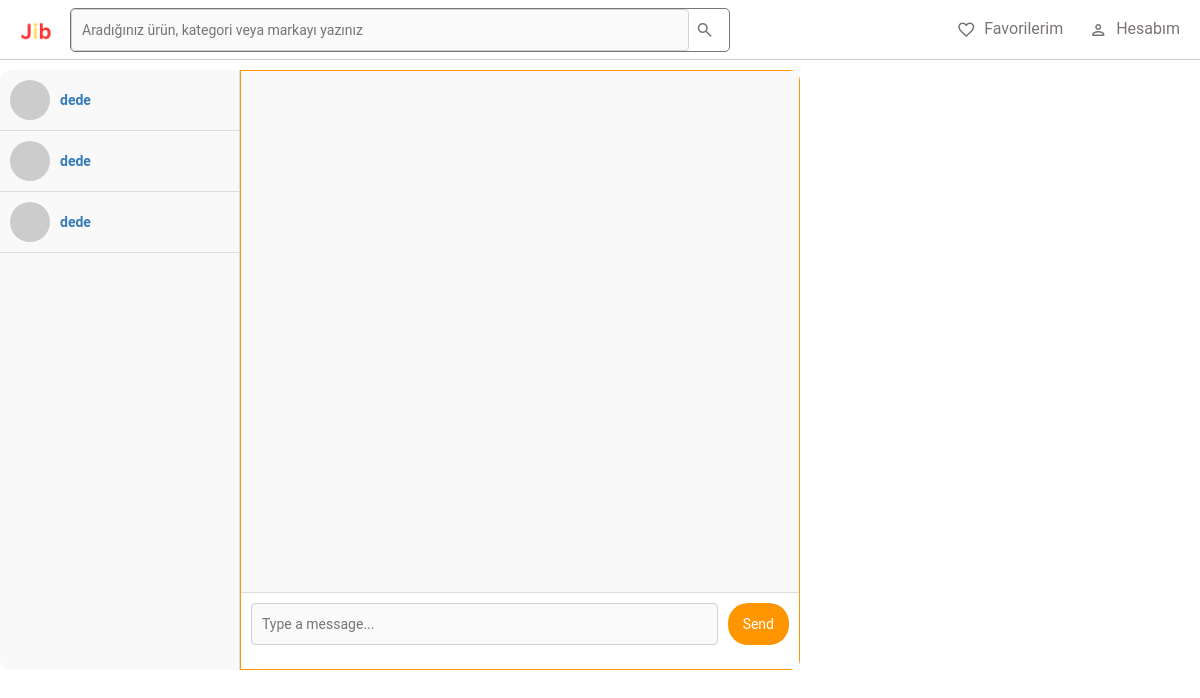
Screenshot of /Jib/message_container/14 (signed in) with the database file from the repository.
### Jib/models.py (models this page shows, shortened)
class User_Message(models.Model):
     sender=models.ForeignKey('Jib.CustomUser' ,related_name='messages' ,on_delete=models.CASCADE)
     receiver=models.ForeignKey('Jib.CustomUser' ,related_name='messagess'  ,on_delete=models.CASCADE)
     restaurant=models.ForeignKey(Restaurant ,related_name='r_messages' ,on_delete=models.CASCADE )
     value=models.CharField(max_length=100 ,default='None')
     date=models.TimeField(auto_now=True)

class CustomUser(AbstractUser):
     is_delivier=models.BooleanField(default=False )
     is_active_f_order=models.BooleanField(default=False)
     is_ban=models.BooleanField(default=False)
     deliver_num=models.IntegerField(default=0)

### Jib/views.py (the view)
# urls.py: path('message_container/<int:user_id>', views.message_container, name='message_container'),
def message_container(request ,user_id):
    user=CustomUser.objects.get(pk=user_id)
    u_messages = User_Message.objects.all()
    AllOfmessages = User_Message.objects.all()
    return render(request ,'restaurant_is_things/m_container.html' ,{'sender':user ,'u_messages': u_messages , 'messages': AllOfmessages})

### Jib/templates/restaurant_is_things/m_container.html (shortened to what this page needs)
{% extends 'main/layout.html' %}
{% block content %}
    <div class="messenger-main-container">
        <div class="messenger-user-list">
            {% for message in messages %}
                    {% if message.receiver == user  %}
                    <div class="messenger-user">
                        <img src="https://via.placeholder.com/40" alt="{{ message.sender.username }}">
                        <div class="messenger-user-info">
                            <a href="{% url 'message_container' message.sender.id %}">
                                <span class="messenger-name">{{ message.sender.username }}</span>
                            </a>
                        </div>
                    </div>
                    {% endif %}
            {% endfor %}
           </div>
        <div class="messenger-chat-container">
            <div class="messenger-messages">
            </div>
            <div class="messenger-input-container">
                <form action="{% url 'res_send_message' %}"  method="post"  class="message_form">
                <input type="text" placeholder="Type a message..." name="content" class="messenger-message-input">
                <button class="messenger-send-btn">Send</button>
                </form>
            </div>
        </div>
    </div>
{% endblock %}

### Jib/static/css/head.css (style rules this page uses)
body { background-color: #f0f2f5; font-family: 'Arial', sans-serif; margin: 0; }

### Jib/static/css/regis/cust.css (style rules this page uses)
body { background-color: #f7f8fc; font-family: 'Roboto', sans-serif; color: #333; }
input[type="email"], input[type="password"], input[type="text"] { width: 100%; padding: 10px; border: 1px solid #d1d1d1; border-radius: 4px; background-color: #fafafa; transition: border-color 0.3s ease, box-shadow 0.3s ease; }

### Jib/static/css/footer.css (style rules this page uses)
body { padding-bottom: 80px; }

### Jib/static/css/res.css (style rules this page uses)
.messenger-main-container { margin-top: 70px; display: flex; justify-content: center; background-color: white; width: 800px; height: 600px; border-radius: 10px; overflow: hidden; margin-bottom: 20px; }
.messenger-user-list { width: 30%; background-color: #f9f9f9; border-right: 1px solid #ddd; overflow-y: auto; }
.messenger-user { display: flex; align-items: center; padding: 10px; border-bottom: 1px solid #ddd; cursor: pointer; }
.messenger-user img { width: 40px; height: 40px; border-radius: 50%; margin-right: 10px; }
.messenger-user-info { display: flex; flex-direction: column; }
.messenger-user-info .messenger-name { font-weight: bold; }
.messenger-chat-container { border: solid 1px #ff9500; width: 70%; display: flex; flex-direction: column; }
.messenger-messages { padding: 15px; overflow-y: auto; flex-grow: 1; background-color: #f9f9f9; }
.messenger-input-container { display: flex; padding: 10px; background-color: #fff; border-top: 1px solid #ddd; }
.messenger-message-input { flex-grow: 1; padding: 10px; border: 1px solid #ccc; border-radius: 20px; outline: none; }
.messenger-send-btn { background-color: #ff9500; color: white; padding: 10px 15px; border: none; border-radius: 20px; margin-left: 10px; cursor: pointer; }
.message_form { display: flex; width: 600px; }

### Jib/static/css/confirm.css (style rules this page uses)
body { background-color: #fff; }

### rows the page displays
User_Message: sender.username "dede"
User_Message: sender.username "dede"
User_Message: sender.username "dede"
